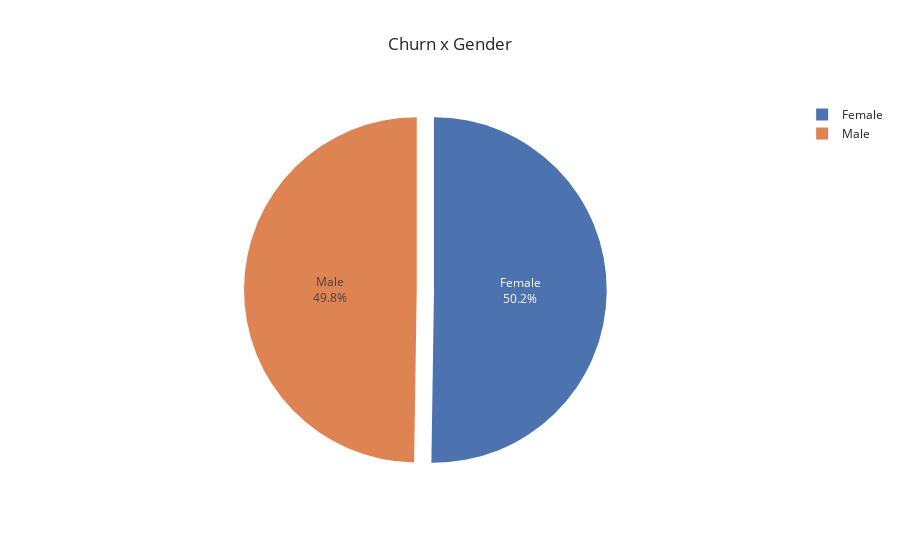

The notebook cell saved with this chart:
### Code cell
# Churn x gender
fig = px.pie(churn, names = 'gender', template = 'seaborn',
            title = 'Churn x Gender')
fig.update_traces(pull = [0.1], textinfo = "percent+label")
fig.show()

### Figure 1 — Plotly figure (JSON) as saved in the notebook; plotly's stock layout.template omitted (floating-point values rounded to 4 significant figures; data arrays with more than 128 entries replaced by an {"elided": "..."} marker saying what was removed)
{"data": [{"domain": {"x": [0, 1], "y": [0, 1]}, "hovertemplate": "gender=%{label}<extra></extra>", "labels": {"elided": "1869 str values"}, "legendgroup": "", "name": "", "pull": [0.1], "showlegend": true, "textinfo": "percent+label", "type": "pie"}], "layout": {"legend": {"tracegroupgap": 0}, "title": {"text": "Churn x Gender"}}}
